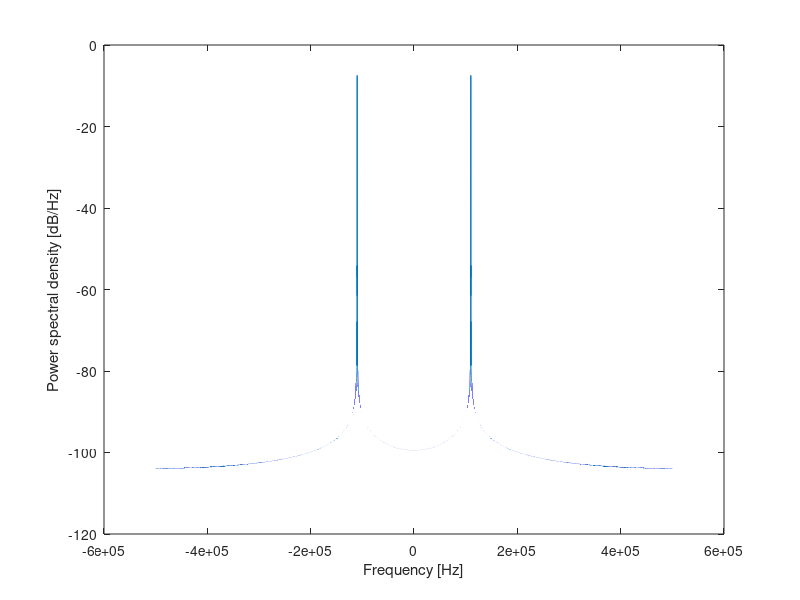

MATLAB code for this plot:
clear vars;

% N (1M) samples in delta (1us) steps
Nsamp=2^20;
deltat=1e-6;
t=0:deltat:(Nsamp-1)*deltat;
% sample frequency;
fs=1./deltat;

% Frequency in Hz of thing to be generated (110kHz)
f=110e3;

% simple cosine wave +1/-1
s=cos(2*pi*f*t);

% generate frequency axis (-fs/2 to +fs/2)
freq=linspace(-0.5.*fs, +0.5.*fs, Nsamp);

% window function
w=window(@blackmanharris, Nsamp);

% generate a centred fft, plot and print
fig=figure;
plot(freq,10*log10(abs(fftshift(fft(w'.*s)))./fs));
xlabel('Frequency [Hz]');
ylabel('Power spectral density [dB/Hz]')
print(fig,'alex.pdf','-dpdf');

